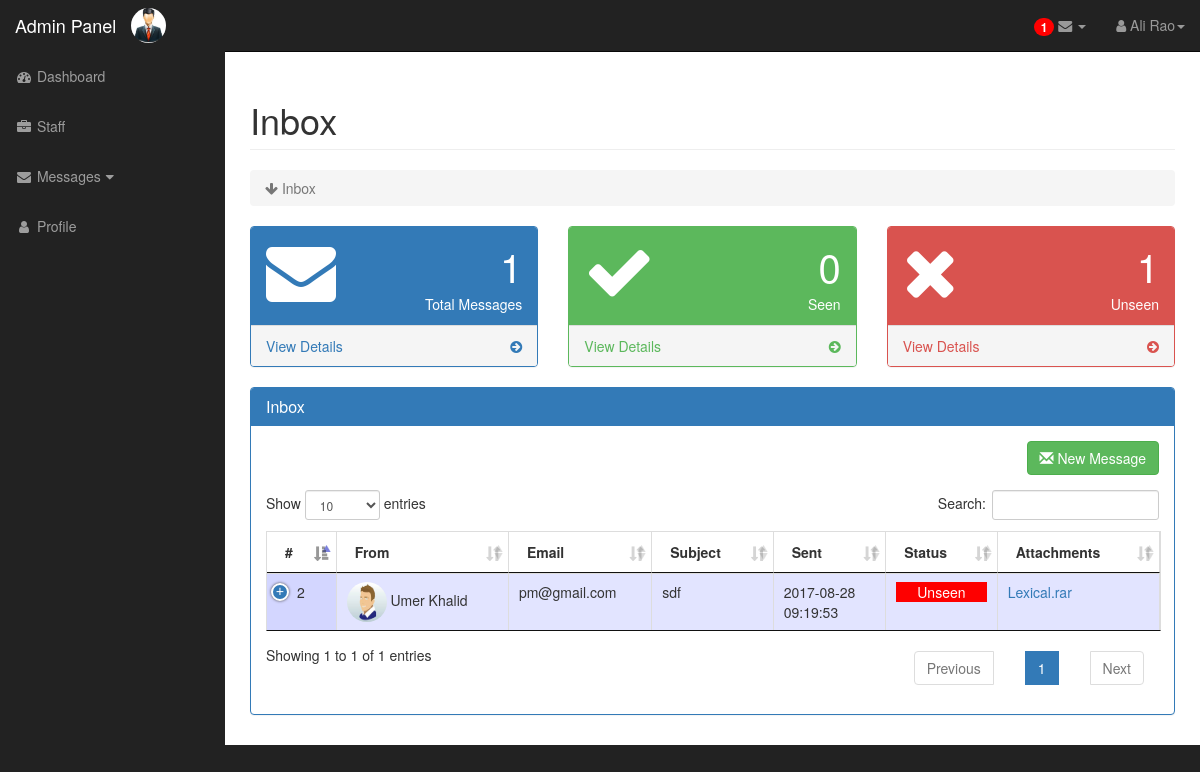
/PPS/Admin/inbox.php (signed in), run on the app's committed database.
### tables this page shows
CREATE TABLE IF NOT EXISTS `employee` (
  `empId` int(15) NOT NULL AUTO_INCREMENT,
  `empName` varchar(255) NOT NULL,
  `password` varchar(255) NOT NULL,
  `gender` varchar(255) NOT NULL,
  `cnic` varchar(255) NOT NULL,
  `dob` date NOT NULL,
  `regDate` date NOT NULL,
  `address` varchar(255) NOT NULL,
  `email` varchar(255) NOT NULL,
  `contactNo` varchar(255) NOT NULL,
  `salary` varchar(255) NOT NULL,
  `jobStatus` varchar(255) NOT NULL,
  `workStatus` varchar(255) NOT NULL,
  `image` varchar(255) NOT NULL,
  `position` varchar(255) NOT NULL,
  PRIMARY KEY (`empId`),
  UNIQUE KEY `cnic` (`cnic`,`email`)
);

CREATE TABLE IF NOT EXISTS `inbox` (
  `id` int(15) NOT NULL AUTO_INCREMENT,
  `sender` int(15) NOT NULL,
  `receiver` int(15) NOT NULL,
  `subject` varchar(255) NOT NULL,
  `message` text NOT NULL,
  `filepath` varchar(100) NOT NULL,
  `fileName` varchar(100) NOT NULL,
  `date` date NOT NULL,
  `time` time NOT NULL,
  `open` int(15) NOT NULL,
  PRIMARY KEY (`id`)
);

### PPS/Admin/inbox.php (the view, shortened to what this page needs)
 <!DOCTYPE html>
<html lang="en">
<head>
		<link href="../css/bootstrap.min.css" rel="stylesheet">
		<link href="../css/sb-admin.css" rel="stylesheet">
		<link href="../css/plugins/morris.css" rel="stylesheet">
		<link href="../font-awesome/css/font-awesome.min.css" rel="stylesheet" type="text/css">
		<link rel="stylesheet" href="../css/dataTables.bootstrap.min.css" />
		<link rel="stylesheet" type="text/css" href="../css/jquery.dataTables.css">
	    <link rel="stylesheet" href="../css/jquery.dataTables.min.css">
        <link rel="stylesheet" href="../css/dataTables.bootstrap.min.css">
		<link rel="stylesheet" href="../css/fixedHeader.bootstrap.min.css">
		<link rel="stylesheet" href="../css/responsive.bootstrap.min.css">
		<link rel="stylesheet" href="../css/badge.css">
</head>
<body>
    <div id="wrapper">
        <nav class="navbar navbar-inverse navbar-fixed-top" role="navigation">
            <div class="navbar-header">
                <a class="navbar-brand" href="dashboard.php">Admin Panel</a>
            <?php
				   include("config.php");
										if(isset($_SESSION['username']))  {
										$query = "SELECT * FROM `employee` WHERE empId='".$_SESSION['id']."' ";
											   $result = mysqli_query($connect, $query);
										        $row2 = mysqli_fetch_array($result);
										}
										?>
				<img class="img-circle pull-right" src="<?php echo $row2["image"]; ?>" width="35px" height="35px" style='  margin-top:8px;'/></div>
            <ul class="nav navbar-right top-nav">
                  <li class="dropdown">
                   <a href="#" class="dropdown-toggle" data-toggle="dropdown">
				   <?php
				   include("config.php");
										if(isset($_SESSION['username']))  {
				    $query = "SELECT * FROM `inbox` WHERE receiver='".$_SESSION['id']."' AND open='0' ";
											   $result = mysqli_query($connect, $query);
										       $count2 = mysqli_num_rows($result);
										}
										if($count2>0)
								   {
									 echo' <span class="badge badge-notify">';
									  echo $count2;
									  echo' </span>';
								   }
								else{
									echo' <span>';
									  echo' </span>';
								}
				   ?>
				<i class="fa fa-envelope"></i> <b class="caret"></b></a>
                </li>
                <li class="dropdown">
                    <a href="#" class="dropdown-toggle" data-toggle="dropdown"><i class="fa fa-user"></i>
					<?php if(isset($_SESSION['username']))
                {
                 echo $_SESSION['name'];
                }
                 ?><b class="caret"></b></a>
                </li>
            </ul>
            <div class="collapse navbar-collapse navbar-ex1-collapse">
                <ul class="nav navbar-nav side-nav">
                    <li >
                        <a id="dash_board" href="#" onclick='return false;'><i class="fa fa-fw fa-dashboard"></i> Dashboard</a>
                    </li>
					<li >
                        <a href="staff.php"><i class="fa fa-fw fa-briefcase"></i> Staff</a>
                    </li>
					  <li>
                        <a href="javascript:;" data-toggle="collapse" data-target="#demo"><i class="fa fa-fw fa-envelope"></i> Messages<i class="fa fa-fw fa-caret-down"></i></a>
                    </li>
					 <li >
                        <a href="profile.php"><i class="fa fa-fw fa-user"></i> Profile</a>
                    </li>
                </ul>
            </div>
        </nav>
        <div id="page-wrapper">
            <div class="container-fluid">
                <div class="row">
                    <div class="col-lg-12">
                        <h1 class="page-header">
                             Inbox
                        </h1>
                        <ol class="breadcrumb">
                            <li class="active">
                                <i class="fa fa-arrow-down"></i> Inbox
                            </li>
                        </ol>
                    </div>
                </div>
                <?php
										include("config.php");
										if(isset($_SESSION['username']))  {
											   $query = "SELECT * FROM `inbox` WHERE receiver='".$_SESSION['id']."'";
											   $result = mysqli_query($connect, $query);
										       $count1 = mysqli_num_rows($result);
									    $query = "SELECT * FROM `inbox` WHERE receiver='".$_SESSION['id']."' AND open='1' ";
											   $result = mysqli_query($connect, $query);
										$count2 = mysqli_num_rows($result);
										   $query = "SELECT * FROM `inbox` WHERE receiver='".$_SESSION['id']."' AND open='0' ";
											   $result = mysqli_query($connect, $query);
										       $count3 = mysqli_num_rows($result);
										}
										?>
                <div class="row">
                    <div class="col-lg-4 col-md-6">
                        <div class="panel panel-primary">
                            <div class="panel-heading">
                                <div class="row">
                                    <div class="col-xs-3">
                                         <i class="fa fa-envelope fa-5x"></i>
                                    </div>
                                    <div class="col-xs-9 text-right">
									<div id="tttt">
									<div class="huge" id='total'><?php echo  $count1 ; ?></div>
									</div>
                                        <div>Total Messages</div>
                                    </div>
                                </div>
                            </div>
                            <a href="#" id='total'onclick="return false;">
                                <div class="panel-footer">
                                    <span class="pull-left">View Details</span>
                                    <span class="pull-right"><i class="fa fa-arrow-circle-right"></i></span>
                                    <div class="clearfix"></div>
                                </div>
                            </a>
                        </div>
                    </div>
                    <div class="col-lg-4 col-md-6">
                        <div class="panel panel-green">
                            <div class="panel-heading">
                                <div class="row">
                                    <div class="col-xs-3">
                                      <i class="fa fa-check fa-5x"></i>
                                    </div>
                                    <div class="col-xs-9 text-right">
									<div  id="ttt" >
									<div class="huge" id='seen'><?php echo  $count2; ?></div>
                                        </div>
                                        <div>Seen</div>
                                    </div>
                                </div>
                            </div>
                            <a href="#" id='seen'onclick="return false;">
                                <div class="panel-footer">
                                    <span class="pull-left">View Details</span>
                                    <span class="pull-right"><i class="fa fa-arrow-circle-right"></i></span>
                                    <div class="clearfix"></div>
                                </div>
                            </a>
                        </div>
                    </div>
                    <div class="col-lg-4 col-md-6">
                        <div class="panel panel-red" >
                            <div class="panel-heading">
                                <div class="row">
                                    <div class="col-xs-3">
                                      <i class="fa fa-times fa-5x" ></i>
                                    </div>
                                    <div class="col-xs-9 text-right">
                                        <div  id="tt"> <div class="huge" id='unseen'><?php echo  $count3 ; ?></div>
										</div>
                                          <div>Unseen</div>
                                    </div>
                                </div>
                            </div>
                            <a href="#"id='unseen'onclick="return false;">
                                <div class="panel-footer">
                                    <span class="pull-left">View Details</span>
                                    <span class="pull-right"><i class="fa fa-arrow-circle-right"></i></span>
                                    <div class="clearfix"></div>
                                </div>
                            </a>
                        </div>
                    </div>
                </div>
								<div id="employee_table">
                <div class="row">
                    <div class="col-lg-12">
						    <div class="panel panel-primary" >
                            <div class="panel-heading">
                                <h3 class="panel-title"></i>Inbox</h3>
                            </div>
                            <div class="panel-body">
								<form>
					  <div class="row">
						<div class="col-lg-12">
							 <div class="form-group pull-right">
						   <button type="button" name="age" id="bbb"  class="btn btn-success"><i class="glyphicon glyphicon-envelope"></i> New Message</button>
						</div> </div> </div>
                     </form>
	<table id="example" class="table table-striped table-bordered dt-responsive nowrap" cellspacing="0" width="100%">
    <thead>
            <tr> <th>#</th>
                     <th>From</th>
					  <th>Email</th>
					 <th>Subject</th>
                     <th>Sent</th>
					  <th>Status</th>
					  <th>Attachments</th>
                  </tr>
        </thead>
        <tbody>
		<?php
		include("config.php");
		  $query = "SELECT * FROM `inbox` WHERE receiver='".$_SESSION['id']."'";
		$result = mysqli_query($connect, $query);
                     while($row = mysqli_fetch_array($result))
                     {
						 $time =$row['time'];
						 if(strlen($row['subject']) >= 50){
						$subject = substr($row['subject'],0,50)."..";
					}else {
						$subject = $row['subject'];
					}
					$filename=$row["fileName"];
					$val2=$row["fileName"].'-'.$row["filepath"];
                   $query2 = "SELECT * FROM `employee` WHERE empId='".$row["sender"]."'";
						$result2 = mysqli_query($connect, $query2);
                     while($row2 = mysqli_fetch_array($result2))
                     {
                     ?>
                   <tr>
                      <td><?php echo $row["id"]; ?></td>
					  <td> <img class="img-circle" src=" <?php echo $row2['image'];?> " width="40px" height="40px" /><?php echo ' '.$row2["empName"]; ?></td>
					   <td><?php echo $row2["email"]; ?></td>
                     <td><?php echo $subject ?></td>
					   <td><?php echo $row["date"].'<br>'.$time?></td>
              <td ><center><?php
					 if($row["open"]=='1')
					 {
					 echo '<p class="'.$row["id"].'" style="background-color: #00D211; color:white">Seen</p>';
					 }
					 else  {
						 echo '<p  class="'.$row["id"].'" style="background-color: #FE0000; color:white">Unseen</p>';
					 }
					 ?> </center></td>
					  <td><a onclick="return false;"  href="#" id="<?php echo $val2; ?>" class="check3" ><?php echo $filename;?></a></td>
			   </tr>
				  <?php
					 }  }
                     ?>
					 </div>
	</div>
                            </div>
							</div>
                        </div>
                    </div>
                </div>
            </div>
</body>
</html>

### PPS/css/sb-admin.css (style rules this page uses)
body { margin-top: 100px; background-color: #222; }
@media (min-width:768px) { body { margin-top: 50px; } }
#wrapper { padding-left: 0; }
#page-wrapper { width: 100%; padding: 0; background-color: #fff; }
.huge { font-size: 50px; line-height: normal; }
@media (min-width:768px) { #wrapper { padding-left: 225px; } }
@media (min-width:768px) { #page-wrapper { padding: 10px; } }
.top-nav { padding: 0 15px; }
.top-nav>li { display: inline-block; float: left; }
.top-nav>li>a { padding-top: 15px; padding-bottom: 15px; line-height: 20px; color: #999; }
@media (min-width:768px) { .side-nav { position: fixed; top: 51px; left: 225px; width: 225px; margin-left: -225px; border: none; border-radius: 0; overflow-y: auto; background-color: #222; bottom: 0; overflow-x: hidden; padding-bottom: 40px; } }
@media (min-width:768px) { .side-nav>li>a { width: 225px; } }
.huge { font-size: 40px; }
.panel-green { border-color: #5cb85c; }
.panel-green > .panel-heading { border-color: #5cb85c; color: #fff; background-color: #5cb85c; }
.panel-green > a { color: #5cb85c; }
.panel-red { border-color: #d9534f; }
.panel-red > .panel-heading { border-color: #d9534f; color: #fff; background-color: #d9534f; }
.panel-red > a { color: #d9534f; }

### PPS/css/badge.css (style rules this page uses)
.badge-notify { background:red; position:relative; }

### data on the page
employee: image (picture)
inbox: id "2", subject "sdf", date "2017-08-28", time "09:19:53", fileName "Lexical.rar"
employee: image (picture), empName "Umer Khalid", email "pm@gmail.com"

### other printed values
$count2 "1"
$_SESSION['name'] "Ali Rao"
$count1 "1"
$count2 "0"
$count3 "1"
